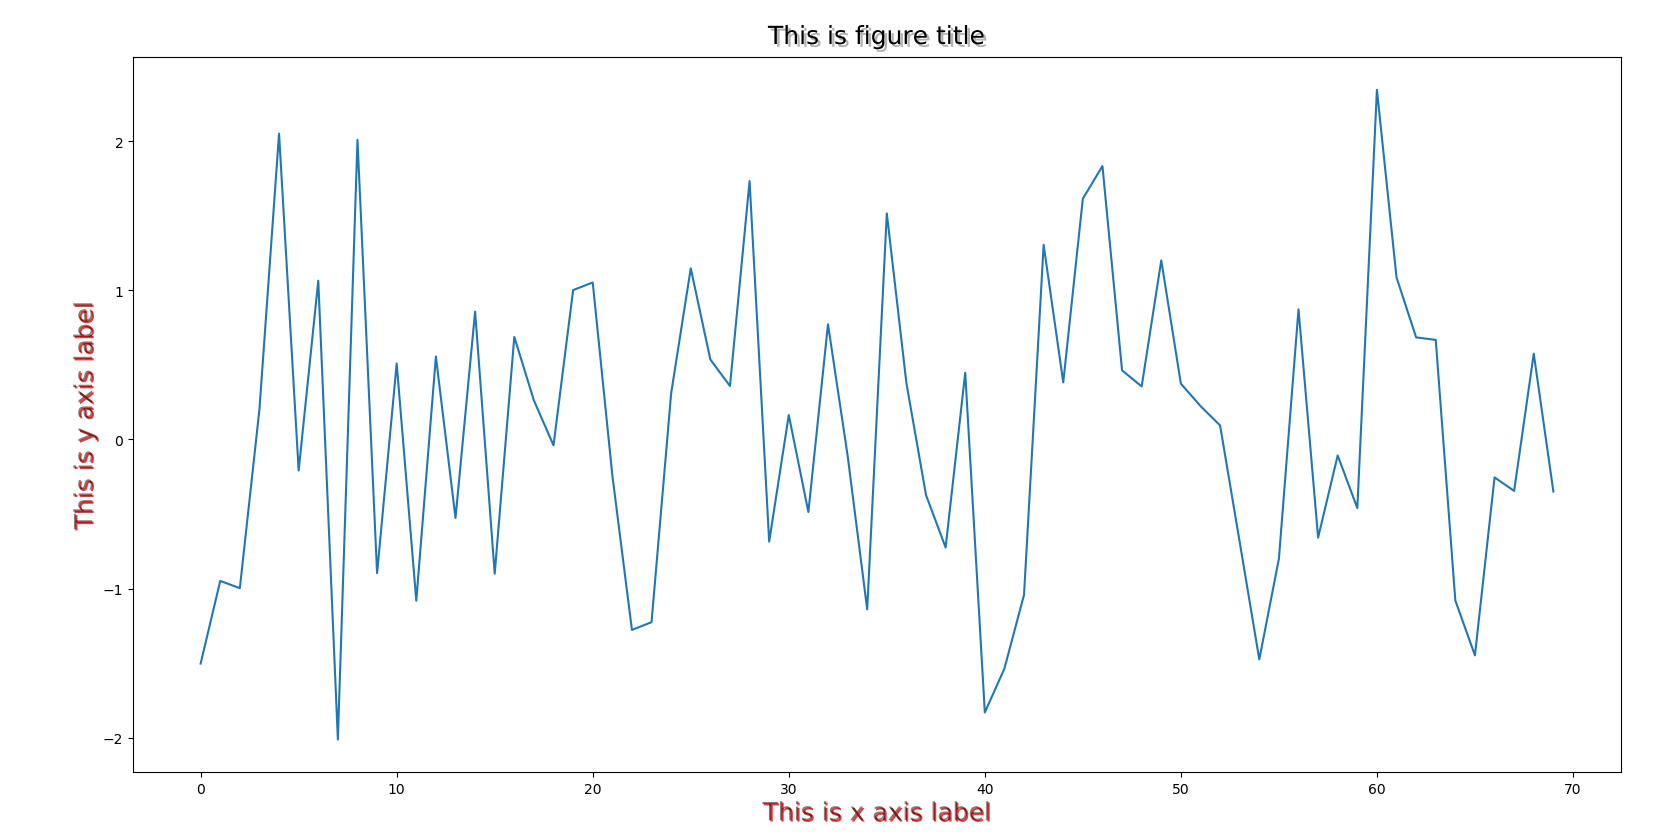

The Python source for this figure:
import numpy as np
import matplotlib.pylab as plt
import warnings
from matplotlib import patheffects

if __name__ == '__main__':
    warnings.simplefilter('ignore')
    data = np.random.randn(70)
    fontsize = 18
    plt.plot(data)
    title = "This is figure title"
    x_label = "This is x axis label"
    y_label = "This is y axis label"
    title_text_obj = plt.title(title, fontsize=fontsize,
                               verticalalignment='bottom')
    title_text_obj.set_path_effects([patheffects.
                                    withSimplePatchShadow()])
    # offset_xy -- set the 'angle' of the shadow
    # shadow_rgbFace -- set the color of the shadow
    # patch_alpha -- setup the transparency of the shadow
    offset_xy = (1, -1)
    rgbRed = (1.0, 0.0, 0.0)
    alpha = 0.8
    # customize shadow properties
    pe = patheffects.withSimplePatchShadow(offset=offset_xy,
                                           shadow_rgbFace=rgbRed,
                                           alpha=alpha)
    # apply them to the xaxis and yaxis labels
    xlabel_obj = plt.xlabel(x_label, fontsize=fontsize, alpha=0.5)
    xlabel_obj.set_path_effects([pe])
    ylabel_obj = plt.ylabel(y_label, fontsize=fontsize, alpha=0.5)
    ylabel_obj.set_path_effects([pe])
    plt.show()
